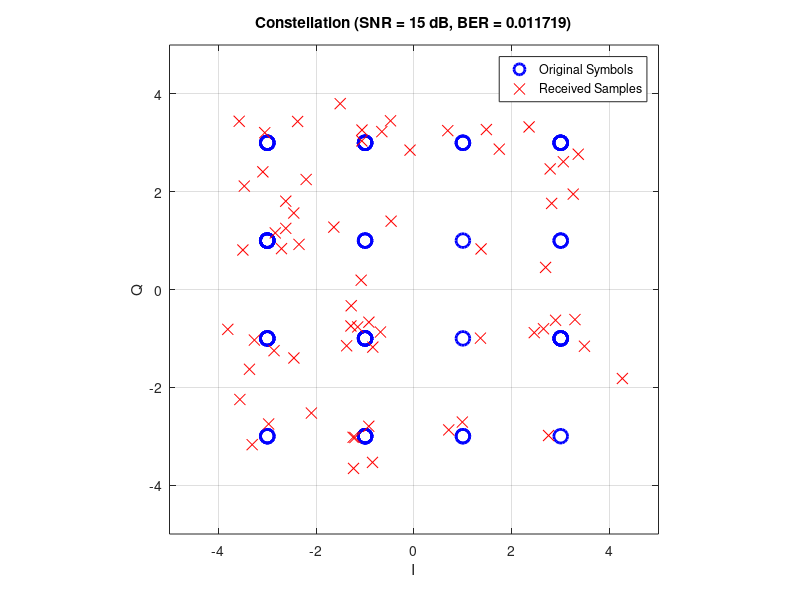
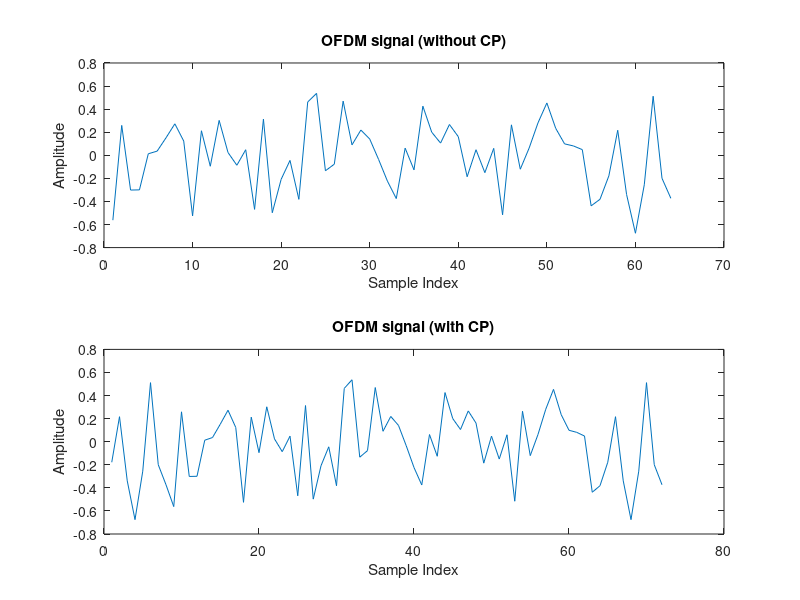

Reproduce these figures in MATLAB, in order.
clc , clear
% Input Data
bits = randi([0 1], 1,256);

num_subcarriers = 64;
padding_needed = mod(256 - mod(length(bits), 256), 256);
bits = [bits, zeros(1, padding_needed)];
I_bits = bits;

% Bit-to-Symbol Mapping 16-QAMA
bit_4 = reshape(bits ,4, []);
symbols = zeros(1,size(bit_4,2));


for k=1:size(bit_4,2)
    pair = bit_4(: , k);
    if isequal(pair, [0; 0; 0; 0])
        symbols(k)= 1 + 1j;
    elseif isequal(pair, [0; 0; 0; 1])
        symbols(k) = 3 + 1j;
    elseif isequal(pair, [0; 1; 0; 0])
        symbols(k) = 1 + 3j;
    elseif isequal(pair, [0; 1; 0; 1])
        symbols(k) = 3 + 3j;
    elseif isequal(pair, [0; 0; 1; 0])
        symbols(k) = -1 + 1j;
    elseif isequal(pair, [0; 1; 1; 0])
        symbols(k) = -1 + 3j;
    elseif isequal(pair, [0; 0; 1; 1])
        symbols(k) = -3 + 1j;
    elseif isequal(pair, [0; 1; 1; 1])
        symbols(k) = -3 + 3j;
    elseif isequal(pair, [1; 0; 1; 0])
        symbols(k) = -1 - 1j;
    elseif isequal(pair, [1; 1; 1; 0])
        symbols(k) = -1 - 3j;
    elseif isequal(pair, [1; 0; 1; 1])
        symbols(k) = -3 - 1j;
    elseif isequal(pair, [1; 1; 1; 1])
        symbols(k) = -3 - 3j;
    elseif isequal(pair, [1; 0; 0; 0])
        symbols(k) = 1 - 1j;
    elseif isequal(pair, [1; 1; 0; 0])
        symbols(k) = 1 - 3j;
    elseif isequal(pair, [1; 0; 0; 1])
        symbols(k) = 3 - 1j;
    elseif isequal(pair, [1; 1; 0; 1])
        symbols(k) = 3 - 3j;
    end

end
%  Serial to Parallel
ofdm_blocks = reshape(symbols, num_subcarriers, []); 

% IFFT
ofdm_time = ifft(ofdm_blocks, num_subcarriers, 1);

% Adding Cyclic Prefix
cp_len = num_subcarriers / 8;
ofdm_with_cp = zeros(num_subcarriers + cp_len, size(ofdm_time,2));

for i = 1:size(ofdm_time, 2)
   cp = ofdm_time(end - cp_len + 1:end, i);
    ofdm_with_cp(:, i) = [cp; ofdm_time(:, i)];
end

% Parallel to Serial
ofdm_serial = ofdm_with_cp(:).';

% Channel
snr = 15; 
rx_serial = awgn(ofdm_serial, snr, 'measured');


% Serial to Parallel
rx_matrix = reshape(rx_serial,num_subcarriers + cp_len , []);

% Cyclic Prefix Removal
rx_no_cp = rx_matrix(cp_len+1:end, :); %remove cp

% FFT
rx_freq = fft(rx_no_cp, num_subcarriers, 1);  % size: [64 × num_blocks]

% Parallel to Serial
rx_symbols = rx_freq(:).'; 

% Symbol-to-Bit Mapping 16-QAM

sampled_I = real(rx_symbols);
sampled_Q = imag(rx_symbols);


Rbits = zeros(4,length(rx_symbols));
for k=1 :length(sampled_I)
    if sampled_I(k) > 0 && sampled_I(k) < 2 && sampled_Q(k) > 0 && sampled_Q(k) < 2
        Rbits(:, k) = [0; 0; 0 ; 0];
    elseif sampled_I(k) > 2 && sampled_Q(k) > 0 && sampled_Q(k) < 2
        Rbits(:, k) = [0; 0; 0; 1];
    elseif sampled_I(k) > 0 && sampled_I(k) < 2 && sampled_Q(k) > 2
        Rbits(:, k) = [0 ; 1; 0; 0];
    elseif sampled_I(k) > 2 && sampled_Q(k) > 2
        Rbits(:, k) = [0; 1; 0; 1];
    elseif sampled_I(k) > -2 && sampled_I(k) < 0 && sampled_Q(k) > 0 && sampled_Q(k) < 2
        Rbits(:, k) = [0; 0; 1; 0];
    elseif sampled_I(k) > -2 && sampled_I(k) < 0 && sampled_Q(k) > 2
        Rbits(:, k) = [0 ; 1; 1; 0];
    elseif sampled_I(k) > -2 && sampled_I(k) < 0 && sampled_Q(k) < 0 && sampled_Q(k) > -2
        Rbits(:, k) = [1; 0; 1; 0];
    elseif sampled_I(k) > -2 && sampled_I(k) < 0 && sampled_Q(k) < -2
        Rbits(:, k) = [1; 1; 1; 0];
    elseif sampled_I(k) < -2 && sampled_Q(k) > 0 && sampled_Q(k) < 2
        Rbits(:, k) = [0; 0; 1; 1];
    elseif sampled_I(k) < -2   && sampled_Q(k) > 2
        Rbits(:, k) = [0 ; 1; 1; 1];
    elseif sampled_I(k) < -2 && sampled_Q(k) < 0 && sampled_Q(k) > -2
        Rbits(:, k) = [1; 0; 1; 1];
    elseif sampled_I(k) < -2 && sampled_Q(k) < -2
        Rbits(:, k) = [1; 1; 1; 1];      
    elseif sampled_I(k) > 0 && sampled_I(k) < 2 && sampled_Q(k) < 0 && sampled_Q(k) > -2
        Rbits(:, k) = [1; 0; 0; 0];        
    elseif sampled_I(k) > 0 && sampled_I(k) < 2 && sampled_Q(k) < -2
        Rbits(:, k) = [1; 1; 0; 0];
    elseif sampled_I(k) > 2 && sampled_Q(k) < 0 && sampled_Q(k) > -2
        Rbits(:, k) = [1; 0; 0; 1];
    elseif sampled_I(k) > 2 && sampled_Q(k) < -2
        Rbits(:, k) = [1; 1; 0; 1];

    end
end



% Output Data

Rbits = Rbits(:).';

min_len = min(length(Rbits), length(I_bits));
num_errors = sum(Rbits(1:min_len) ~= I_bits(1:min_len));
ber = num_errors / min_len;
fprintf('BER: %.4f\n', ber);

figure;
plot(real(symbols), imag(symbols), 'bo', 'MarkerSize', 10, 'LineWidth', 2)
hold on;
plot(sampled_I, sampled_Q, 'rx', 'MarkerSize', 8);
legend('Original Symbols','Received Samples');
grid on;
xlim([-5 5]); ylim([-5 5]);
xlabel('I'); ylabel('Q');
title(['Constellation (SNR = ', num2str(snr), ' dB, BER = ', num2str(ber), ')']);
axis square;



figure;
subplot(2,1,1);
plot(real(ofdm_time(:,1)));
title('OFDM signal (without CP)');
xlabel('Sample Index'); ylabel('Amplitude');

subplot(2,1,2);
plot(real(ofdm_with_cp(:,1)));
title('OFDM signal (with CP)');
xlabel('Sample Index'); ylabel('Amplitude');
